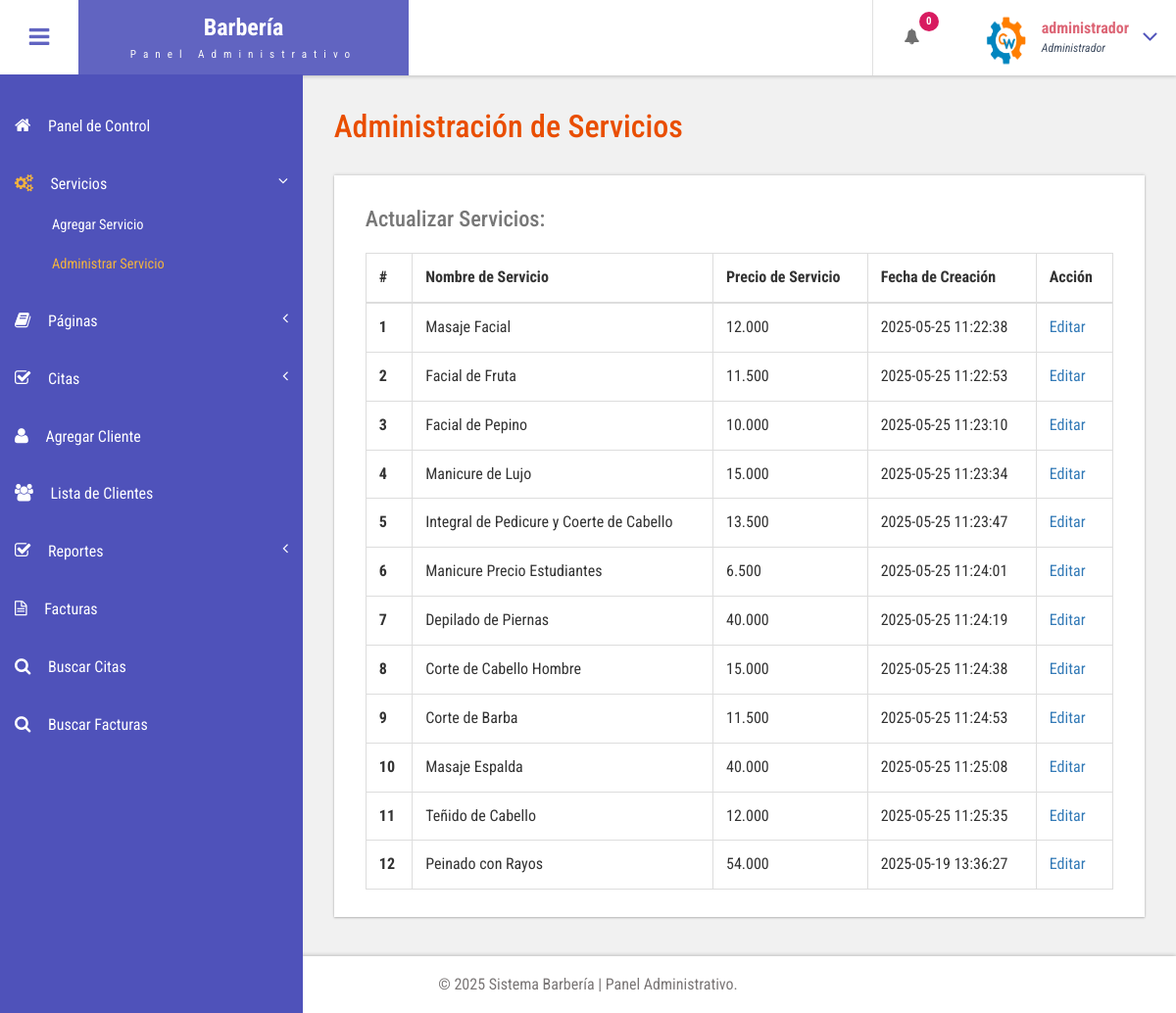
Screenshot of /admin/manage-services.php (signed in) with the database file from the repository.
### tables this page shows
CREATE TABLE `tblservices` (
  `ID` int(10) NOT NULL,
  `ServiceName` varchar(200) DEFAULT NULL,
  `Cost` decimal(6,3) DEFAULT NULL,
  `CreationDate` timestamp NULL DEFAULT current_timestamp()
);

### admin/manage-services.php (the view, shortened to what this page needs)
<?php
include('includes/dbconnection.php');
if (strlen($_SESSION['bpmsaid']==0)) {
  header('location:logout.php');
  } else{
  ?>
<!DOCTYPE HTML>
<html>
<head>
<link href="css/bootstrap.css" rel='stylesheet' type='text/css' />
<link href="css/style.css" rel='stylesheet' type='text/css' />
<link href="css/font-awesome.css" rel="stylesheet">
<link href="css/animate.css" rel="stylesheet" type="text/css" media="all">
<link href="css/custom.css" rel="stylesheet">
</head>
<body class="cbp-spmenu-push">
	<div class="main-content">
		 <?php include_once('includes/sidebar.php');?>
		 <?php include_once('includes/header.php');?>
		<div id="page-wrapper">
			<div class="main-page">
				<div class="tables">
					<h3 class="title1">Administración de Servicios</h3>
					<div class="table-responsive bs-example widget-shadow">
						<h4>Actualizar Servicios:</h4>
						<table class="table table-bordered"> <thead> <tr> <th>#</th> <th>Nombre de Servicio</th> <th>Precio de Servicio</th> <th>Fecha de Creación</th><th>Acción</th> </tr> </thead> <tbody>
<?php
$ret=mysqli_query($con,"select *from  tblservices");
$cnt=1;
while ($row=mysqli_fetch_array($ret)) {
?>
						 <tr> <th scope="row"><?php echo $cnt;?></th> <td><?php  echo $row['ServiceName'];?></td> <td><?php  echo $row['Cost'];?></td><td><?php  echo $row['CreationDate'];?></td> <td><a href="edit-services.php?editid=<?php echo $row['ID'];?>">Editar</a></td> </tr>   <?php
$cnt=$cnt+1;
}?></tbody> </table>
					</div>
				</div>
			</div>
		</div>
		 <?php include_once('includes/footer.php');?>
	</div>
</body>
</html>
<?php }  ?>

### admin/includes/header.php (shortened to what this page needs)
<div class="sticky-header header-section ">
      <div class="header-left">
        <button id="showLeftPush"><i class="fa fa-bars"></i></button>
        <div class="logo">
          <a href="index.php">
            <h1>Barbería</h1>
            <span>Panel Administrativo</span>
          </a>
        </div>
      </div>
      <div class="header-right">
        <div class="profile_details_left">
          <ul class="nofitications-dropdown">
            <?php
$ret1=mysqli_query($con,"select ID,Name from  tblappointment where Status=''");
$num=mysqli_num_rows($ret1);
?>
            <li class="dropdown head-dpdn">
              <a href="#" class="dropdown-toggle" data-toggle="dropdown" aria-expanded="false"><i class="fa fa-bell"></i><span class="badge blue"><?php echo $num;?></span></a>
            </li>
          </ul>
          <div class="clearfix"> </div>
        </div>
        <div class="profile_details">
        <?php
$adid=$_SESSION['bpmsaid'];
$ret=mysqli_query($con,"select AdminName from tbladmin where ID='$adid'");
$row=mysqli_fetch_array($ret);
$name=$row['AdminName'];
?>
          <ul>
            <li class="dropdown profile_details_drop">
              <a href="#" class="dropdown-toggle" data-toggle="dropdown" aria-expanded="false">
                <div class="profile_img">
                  <span class="prfil-img"><img src="images/logo2.png" alt="" width="50" height="60"> </span>
                  <div class="user-name">
                    <p><?php echo $name; ?></p>
                    <span>Administrador</span>
                  </div>
                  <i class="fa fa-angle-down lnr"></i>
                  <div class="clearfix"></div>
                </div>
              </a>
            </li>
          </ul>
        </div>
      </div>
      <div class="clearfix"> </div>
    </div>

### admin/css/style.css (style rules this page uses)
h4, h5, h6, h1, h2, h3 { margin: 0; }
ul, ol { margin: 0; }
p { margin: 0; }
html, body { font-family: 'Roboto Condensed', sans-serif; font-size: 100%; overflow-x: hidden; background: #fff; }
body a { transition: 0.5s all ease; -webkit-transition: 0.5s all ease; -moz-transition: 0.5s all ease; -o-transition: 0.5s all ease; -ms-transition: 0.5s all ease; text-decoration:none; }
h1,h2,h3,h4,h5,h6 { margin:0; }
p { margin:0; }
ul,label { margin:0; padding:0; }
.main-content { position: relative; }
.sticky-header { position: fixed; top: 0; left:0px; width: 100%; z-index: 100; }
.header-section { background:#FFF; box-shadow: 1px 1px 4px rgba(0, 0, 0, 0.21); -webkit-box-shadow: 1px 1px 4px rgba(0, 0, 0, 0.21); -moz-box-shadow: 1px 1px 4px rgba(0, 0, 0, 0.21); -o-box-shadow: 1px 1px 4px rgba(0, 0, 0, 0.21); }
.header-section::after { clear: both; display: block; content: ''; }
.header-left { float: left; width: 45%; }
.header-right { float: right; }
button#showLeftPush { font-size: 1.5em; width: 80px; padding: 0.87em 0; text-align: center; cursor: pointer; float: left; color: #6F6F6F; -moz-transition: all 0.2s ease-out 0s; -webkit-transition: all 0.2s ease-out 0s; transition: all 0.2s ease-out 0s; border: none; background-color: #fff; outline:none; }
.cbp-spmenu-push { overflow-x: hidden; position: relative; }
.cbp-spmenu, .cbp-spmenu-push { -webkit-transition: all 0.3s ease; -moz-transition: all 0.3s ease; transition: all 0.3s ease; }
.cbp-spmenu-push div#page-wrapper { margin: 0 0 0 19.3em; transition:.5s all; -webkit-transition:.5s all; -moz-transition:.5s all; }
.fa { display: inline-block; font-family: FontAwesome; font-style: normal; font-weight: normal; line-height: 1; -webkit-font-smoothing: antialiased; -moz-osx-font-smoothing: grayscale; }
.logo { background: #6164C1; text-align: center; float: left; }
.logo a { padding: 0.9em 3.3em .7em; display: block; text-decoration: none; }
.logo a h1 { color: #fff; font-size: 1.5em; line-height: 1.2em; font-weight: 700; }
.logo a span { color: #F8F8F8; font-size: .7em; text-align: center; letter-spacing: 7px; }
.profile_details_left { float: left; }
li.dropdown.head-dpdn { display: inline-block; padding: 1.7em 0; border-left: 1px solid #E0E0E0; float: left; }
li.dropdown.head-dpdn a.dropdown-toggle { padding: 1.7em 2em; }
i.fa.fa-bell { color:#6F6F6F; }
.header-right span.badge { font-size: 11px; font-weight: bold; color: #FFF; background: #8BC34A; line-height: 15px; width: 20px; height: 20px; border-radius: 2em; -webkit-border-radius: 2em; -moz-border-radius: 2em; -o-border-radius: 2em; text-align: center; display: inline-block; position: absolute; top: 16%; padding: 2px 0 0; }
.header-right span.blue { background-color:#D81B60; }
.profile_details { float: right; }
.profile_details_drop a.dropdown-toggle { display:block; padding: 0.8em 3em 0 2em; }
.profile_img span.prfil-img { float:left; }
.user-name { float:left; margin-top:8px; margin-left:11px; height:35px; }
.profile_details ul li { list-style-type:none; position:relative; }
.profile_details li a i.fa.lnr { position: absolute; top: 34%; right: 8%; color: #4F52BA; font-size: 1.6em; }
.user-name p { font-size:1em; color:#DD6777; line-height:1em; font-weight:700; }
.user-name span { font-size: .75em; font-style: italic; color: #424f63; font-weight: normal; margin-top: .3em; }
.widget-shadow { background-color: #fff; box-shadow: 0 -1px 3px rgba(0,0,0,.12),0 1px 2px rgba(0,0,0,.24); -webkit-box-shadow: 0 -1px 3px rgba(0,0,0,.12),0 1px 2px rgba(0,0,0,.24); -moz-box-shadow: 0 -1px 3px rgba(0,0,0,.12),0 1px 2px rgba(0,0,0,.24); }
h3.title1 { font-size: 2em; color: #e94e02; margin-bottom: 0.8em; }
.table > thead > tr > th, .table > tbody > tr > th, .table > tfoot > tr > th, .table > thead > tr > td, .table > tbody > tr > td, .table > tfoot > tr > td { border-top: none; }
.tables h4 { font-size: 1.4em; margin-bottom: 1em; color: #777777; }
.tables .panel-body ,.tables .bs-example { padding: 2em 2em 0.5em; }
.tables .table > thead > tr > th, .tables .table > tbody > tr > th, .tables .table > tfoot > tr > th, .tables .table > thead > tr > td, .tables .table > tbody > tr > td, .tables .table > tfoot > tr > td { padding: 13px; border-top: 1px solid #E0E0E0; }
.bs-example { margin-top: 2em; }

### admin/css/custom.css (style rules this page uses)
#page-wrapper { padding:7em 2em 2.5em; background-color: #F1F1F1; }

### rows the page displays
tblservices: ServiceName "Masaje Facial", Cost "12.000", CreationDate "2025-05-25 11:22:38"
tblservices: ServiceName "Facial de Fruta", Cost "11.500", CreationDate "2025-05-25 11:22:53"
tblservices: ServiceName "Facial de Pepino", Cost "10.000", CreationDate "2025-05-25 11:23:10"
tblservices: ServiceName "Manicure de Lujo", Cost "15.000", CreationDate "2025-05-25 11:23:34"
tblservices: ServiceName "Integral de Pedicure y Coerte de Cabello", Cost "13.500", CreationDate "2025-05-25 11:23:47"
tblservices: ServiceName "Manicure Precio Estudiantes", Cost "6.500", CreationDate "2025-05-25 11:24:01"
tblservices: ServiceName "Depilado de Piernas", Cost "40.000", CreationDate "2025-05-25 11:24:19"
tblservices: ServiceName "Corte de Cabello Hombre", Cost "15.000", CreationDate "2025-05-25 11:24:38"
tblservices: ServiceName "Corte de Barba", Cost "11.500", CreationDate "2025-05-25 11:24:53"
tblservices: ServiceName "Masaje Espalda", Cost "40.000", CreationDate "2025-05-25 11:25:08"
tblservices: ServiceName "Teñido de Cabello", Cost "12.000", CreationDate "2025-05-25 11:25:35"
tblservices: ServiceName "Peinado con Rayos", Cost "54.000", CreationDate "2025-05-19 13:36:27"

### other values shown
$num "0"
$name "administrador"
